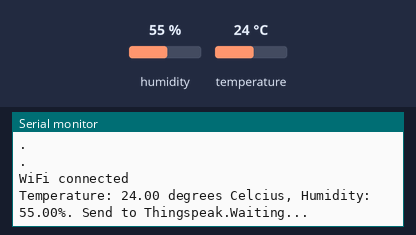
This sketch was run on a simulated ESP8266 (NodeMCU). Shown: the last lines printed to the serial monitor. The inputs (shaded band) are chosen by the test bench; at power-on: humidity 55 %, temperature 24 °C. WiFi joins after 1.5 s; servers stay silent unless stated.

Above: at 2.7 s.
2.8 s: humidity set to 22 %
At 3.9 s:
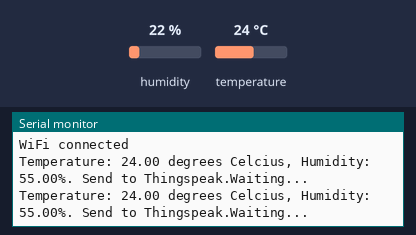
6.0 s: temperature set to 12 °C
At 7.5 s:
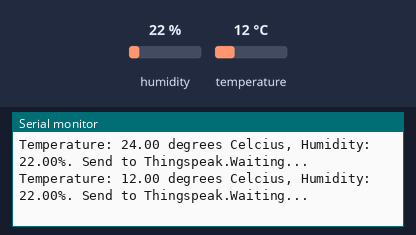
9.2 s: humidity set to 40 %
At 11.2 s:
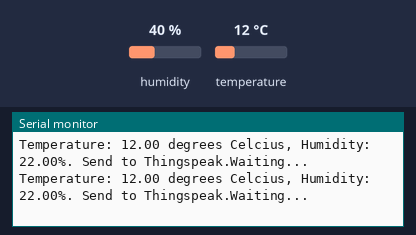
Timing chart, 0 to 12.7 s (numbered marks = the images above; inputs shaded):
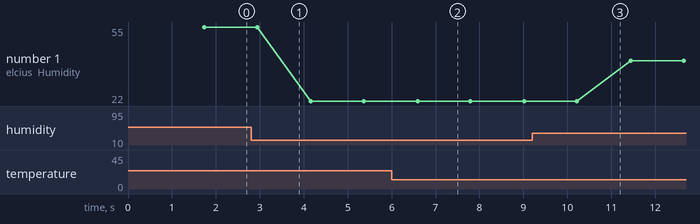

The sketch:

DHT11_ThingSpeak.ino
```cpp
#include <DHT.h>
#include <ESP8266WiFi.h>

#define DHTPIN D2
#define DHTTYPE DHT11

DHT dht(DHTPIN, DHTTYPE);
WiFiClient client;

String apiKey = "766GSWU4QMOSQ41V";

const char *ssid = "iPhone";
const char *pass = "bukanmain";
const char* server = "api.thingspeak.com";

void setup(){
  Serial.begin(115200);
  delay(10);
  dht.begin();
Serial.println("Connecting to ");
  Serial.println(ssid);
WiFi.begin(ssid, pass);
  while (WiFi.status() != WL_CONNECTED){
    delay(500);
    Serial.println(".");
    }
  Serial.println("");
  Serial.println("WiFi connected");
}
void loop()
{
  float h = dht.readHumidity();
  float t = dht.readTemperature();

  if (isnan(h)||isnan(t)){
      Serial.println("Failed to raed from DHT sensor!");
      return;
    }
if(client.connect(server, 80)){
    String postStr= apiKey;
    postStr += "&field1=";
    postStr += String(t);
    postStr += "&field2=";
    postStr += String(h);
    postStr += "\r\n\r\n";
client.print("POST /update HTTP/1.1\n");
    client.print("Host: api.thingspeak.com\n");
    client.print("Connection: close\n");
    client.print("X-THINGSPEAKAPIKEY: "+apiKey+"\n");
    client.print("Content-Type: application/x-www-form-urlencoded\n");
    client.print("Content-Length: ");
    client.print(postStr.length());
    client.print("\n\n");
    client.print(postStr);
Serial.print("Temperature: ");
    Serial.print(t);
    Serial.print(" degrees Celcius, Humidity: ");
    Serial.print(h);
    Serial.print("%. Send to Thingspeak.");
  }

  client.stop();
  Serial.println("Waiting...");
  delay(1000);
}
```

Measured:
- after the input at 6.0 s, the serial monitor: prints a new line after 0.59 s (image 2)
- plotted number 1: 55 → 22 after the input at 2.8 s, 22 → 40 after the input at 9.2 s
